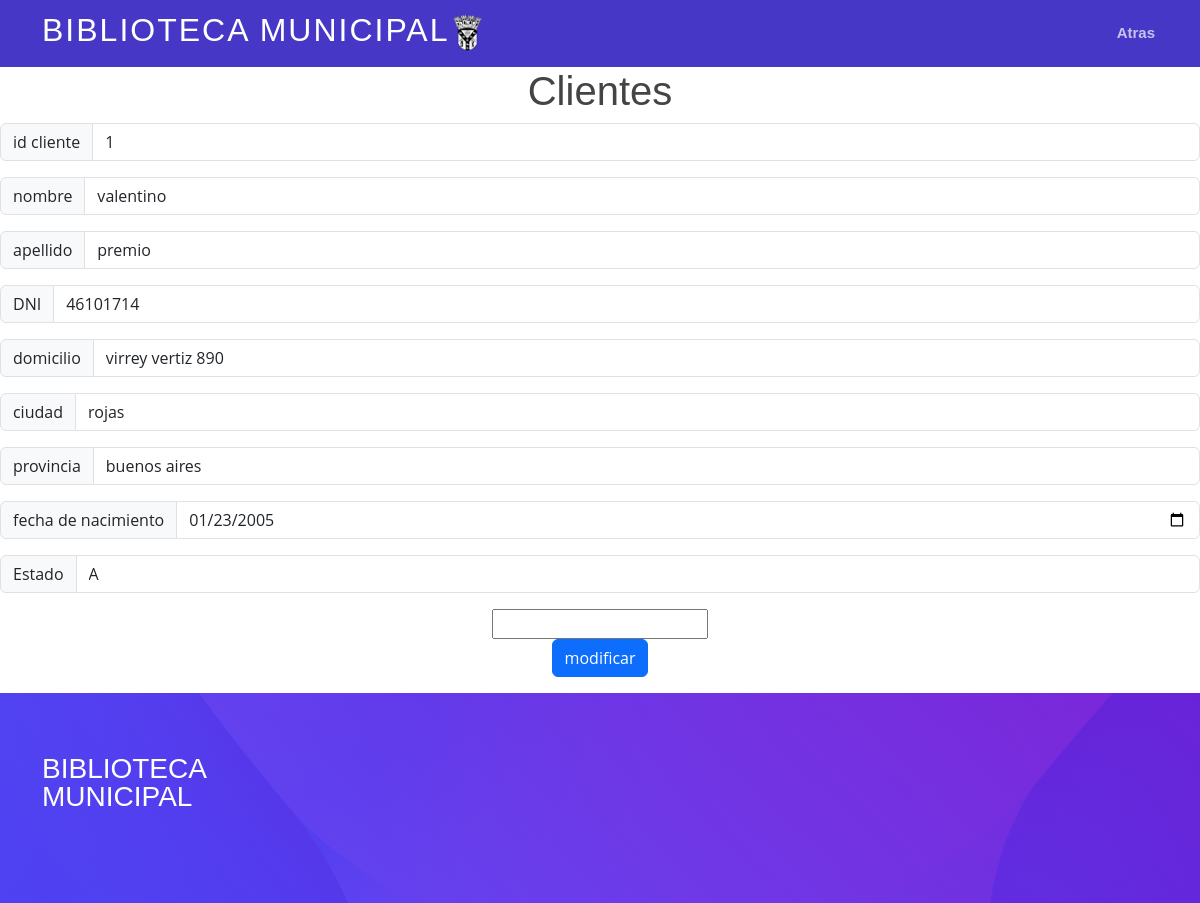
Screenshot of /procesos/clientes/cliente2.php?id_cliente=1 with the database file from the repository.
### tables this page shows
CREATE TABLE `clientes` (
  `id_cliente` int(11) NOT NULL,
  `nombrec` varchar(50) NOT NULL,
  `apellido` varchar(50) NOT NULL,
  `DNI` varchar(50) NOT NULL,
  `domicilio` varchar(50) NOT NULL,
  `poblacion` varchar(50) NOT NULL,
  `provincia` varchar(50) NOT NULL,
  `fecha_nac` varchar(50) NOT NULL,
  `estadoc` varchar(50) NOT NULL
);

### procesos/clientes/cliente2.php (the view, shortened to what this page needs)
<link href="../../template/assets/vendor/aos/aos.css" rel="stylesheet">
  <link href="../../template/assets/vendor/bootstrap/css/bootstrap.min.css" rel="stylesheet">
  <link href="../../template/assets/vendor/bootstrap-icons/bootstrap-icons.css" rel="stylesheet">
  <link href="../../template/assets/vendor/boxicons/css/boxicons.min.css" rel="stylesheet">
  <link href="../../template/assets/vendor/glightbox/css/glightbox.min.css" rel="stylesheet">
  <link href="../../template/assets/vendor/swiper/swiper-bundle.min.css" rel="stylesheet">
  <link href="../../template/assets/css/style.css" rel="stylesheet">
<?php
require '../../php/cabecera3.php';
require "../../php/conexion.php";
$id = $_GET['id_cliente'];
$F=$_GET['funcion'];
if ($F !="A"){
    $q="select * from clientes where id_cliente=$id";
    $r=mysqli_query($con, $q);
    while($datos=mysqli_fetch_array($r)){
    ?>
    <?php
    echo ( "<center>");
    echo(" <form action='cliente3.php' method='GET'>");
    echo("<h1>Clientes</h1>");
    echo("<div class='input-group mb-3'>
    <span class='input-group-text' id='inputGroup-sizing-default'>id cliente</span>
    <input type='text' class='form-control' name='id_cliente'readonly aria-label='Sizing example input' aria-describedby='inputGroup-sizing-default' value=".$datos['id_cliente'].">
  </div>  ");
    echo("<div class='input-group mb-3'>
    <span class='input-group-text' id='inputGroup-sizing-default'>nombre</span>
    <input type='text' class='form-control' name='nombre' aria-label='Sizing example input' aria-describedby='inputGroup-sizing-default' value=".$datos['nombrec'].">
  </div>  ");
     echo("<div class='input-group mb-3'>
     <span class='input-group-text' id='inputGroup-sizing-default'>apellido</span>
     <input type='text' class='form-control' name='apellido' aria-label='Sizing example input' aria-describedby='inputGroup-sizing-default' value=".$datos['apellido'].">
   </div>  ");
     echo("<div class='input-group mb-3'>
     <span class='input-group-text' id='inputGroup-sizing-default'>DNI</span>
     <input type='number' class='form-control' name='DNI' aria-label='Sizing example input' aria-describedby='inputGroup-sizing-default' value=".$datos['DNI'].">
   </div>  ");
     echo("<div class='input-group mb-3'>
     <span class='input-group-text' id='inputGroup-sizing-default'>domicilio</span>
     <input type='text' class='form-control' name='domicilio' aria-label='Sizing example input' aria-describedby='inputGroup-sizing-default' value='".$datos['domicilio']."'>
   </div>  ");
   echo("<div class='input-group mb-3'>
     <span class='input-group-text' id='inputGroup-sizing-default'>ciudad</span>
     <input type='tex' class='form-control' name='poblacion' aria-label='Sizing example input' aria-describedby='inputGroup-sizing-default' value=".$datos['poblacion'].">
   </div>  ");
   echo("<div class='input-group mb-3'>
     <span class='input-group-text' id='inputGroup-sizing-default'>provincia</span>
     <input type='tex' class='form-control' name='provincia' aria-label='Sizing example input' aria-describedby='inputGroup-sizing-default' value='".$datos['provincia']."'>
   </div>  ");
   echo("<div class='input-group mb-3'>
   <span class='input-group-text' id='inputGroup-sizing-default'>fecha de nacimiento</span>
   <input type='date' class='form-control' name='nacimiento' aria-label='Sizing example input' aria-describedby='inputGroup-sizing-default' value=".$datos['fecha_nac'].">
 </div>  ");
 echo("<div class='input-group mb-3'>
 <span class='input-group-text' id='inputGroup-sizing-default'>Estado</span>
 <input type='text' class='form-control' name='data' aria-label='Sizing example input' aria-describedby='inputGroup-sizing-default' value=".$datos['estadoc']." >
</div>  ");
           echo("<input type='text' name='funcion' value=".$F.">");
           echo(  "<br>");
           echo( "<input type='submit' class='btn btn-primary' value='modificar'>");
    echo ("</form>");
    echo ( "</center>");
    }
}
require '../../php/pie.php';

### template/assets/css/style.css (style rules this page uses)
h1, h2, h3, h4, h5, h6 { font-family: "Poppins", sans-serif; }

### rows the page displays
clientes: id_cliente "1", nombre "valentino", apellido "premio", DNI "46101714", domicilio "virrey vertiz 890", poblacion "rojas", provincia "buenos aires", nacimiento "01/23/2005", data "A"
